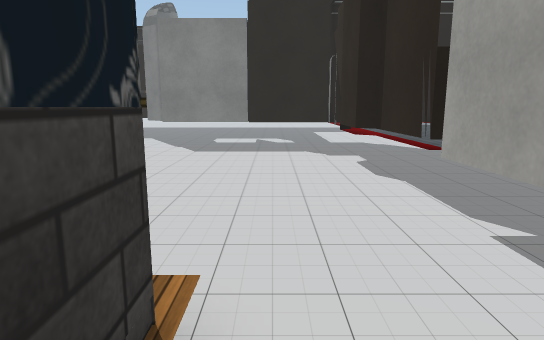
[1] (above)

24 first-person views from a walk through a 3-D level made in the Unity game engine. The camera is 1.4 m above the floor, tilts 10° down and sees 75° across. The floor is counted in squares, 1 m on a side. Each view is taken from the middle of a square. On the plan, view 1 faces up. The plan holds only what a view shows up to about 15 squares ahead; the rest is blank. The place goes on beyond the plan. The player is left out. Some animated figures are left out. Door leaves are left out, so doorways stand open. Some surface patterns are stand-ins.

[2]
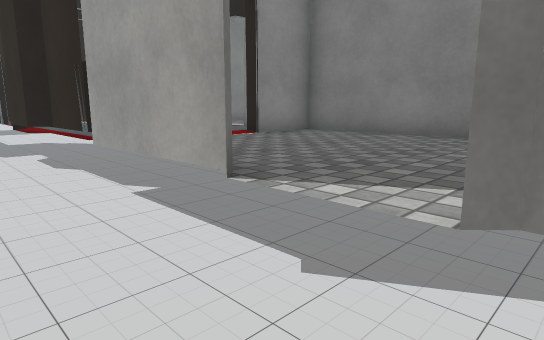

[3]
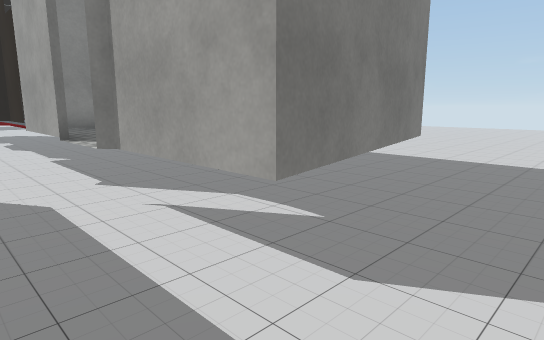

[4]
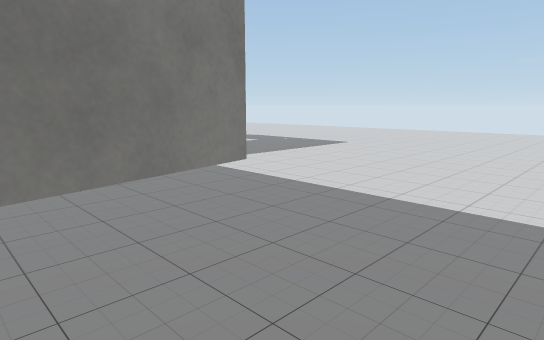

[5]
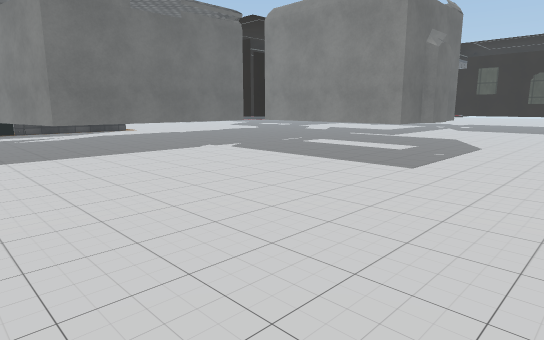

[6]
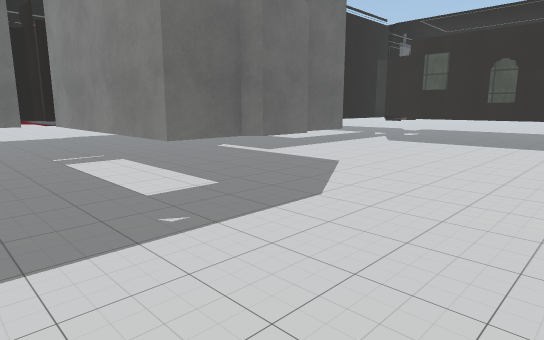

[7]
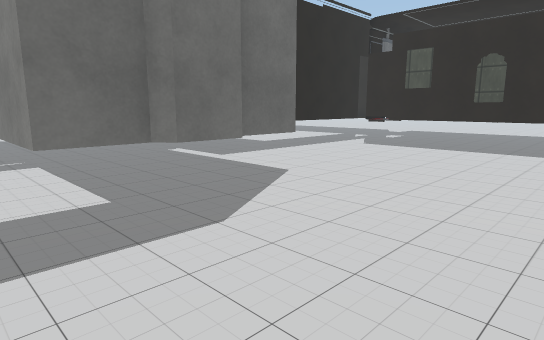

[8]
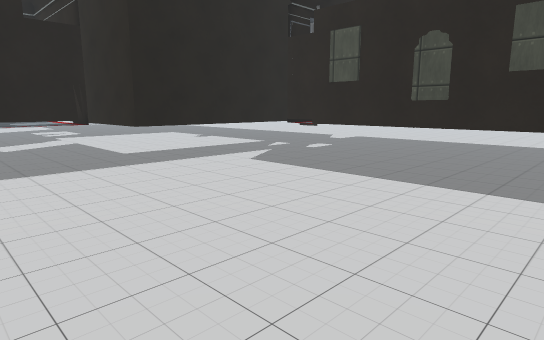

[9]
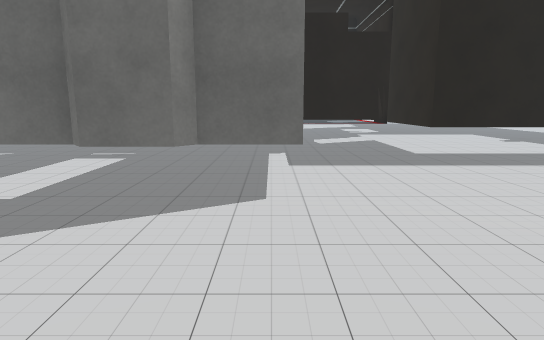

[10]
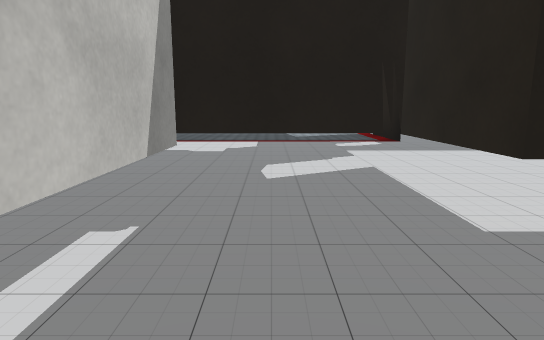

[11]
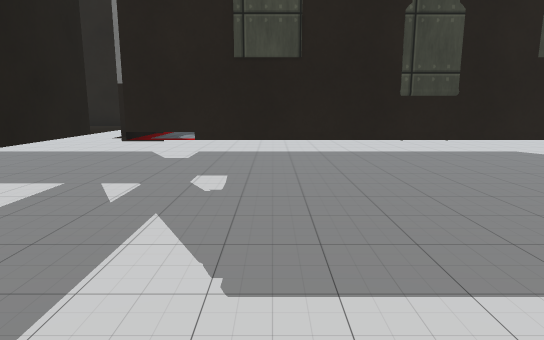

[12]
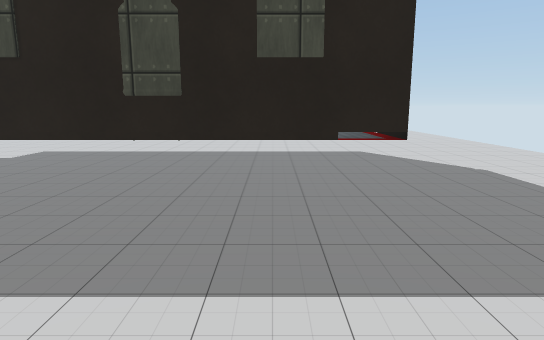

[13]
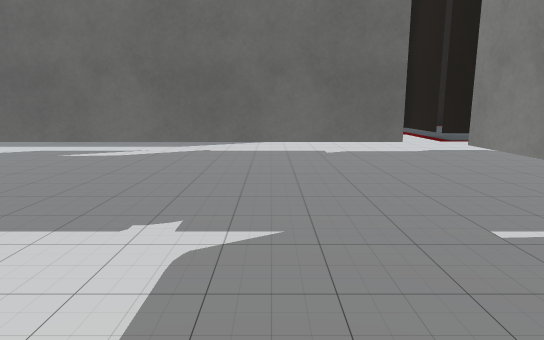

[14]
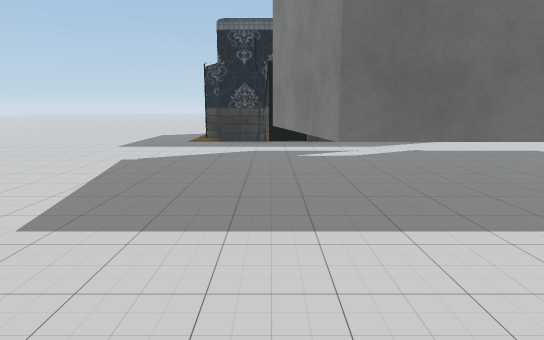

[15]
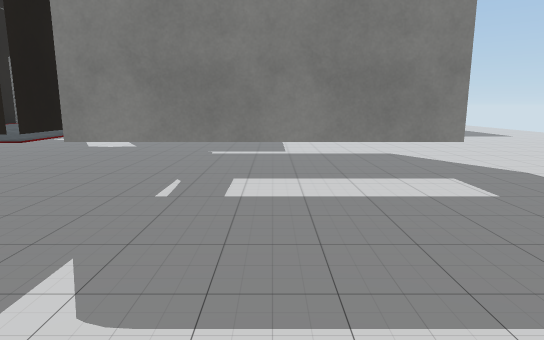

[16]
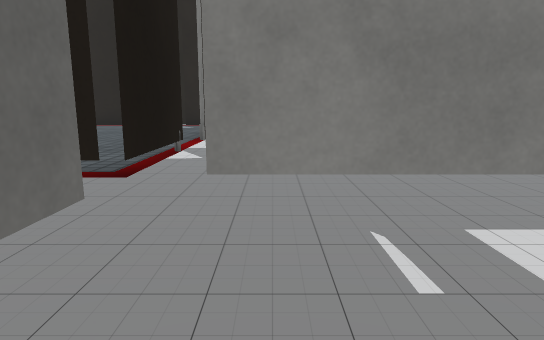

[17]
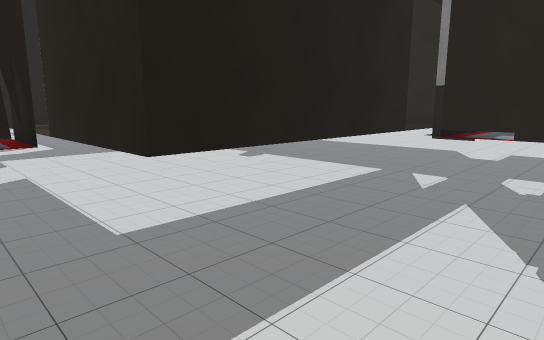

[18]
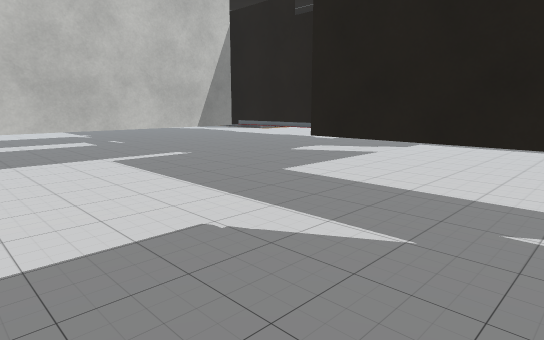

[19]
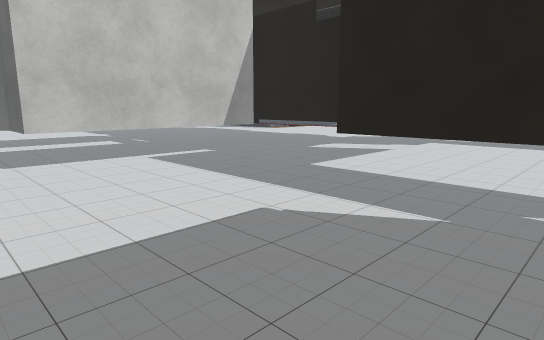

[20]
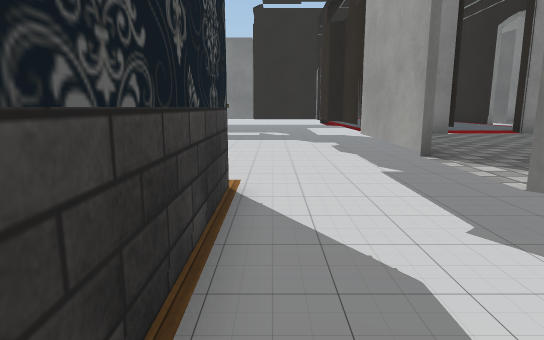

[21]
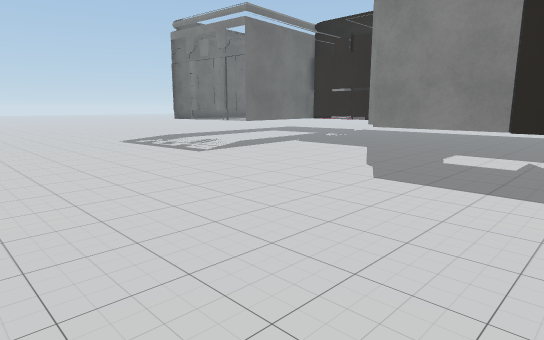

[22]
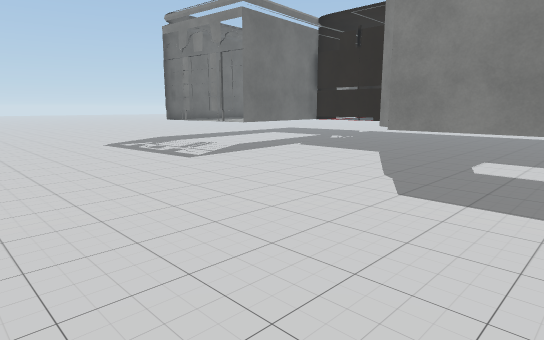

[23]
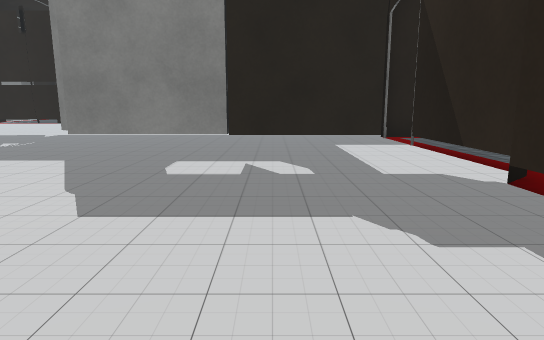

[24]
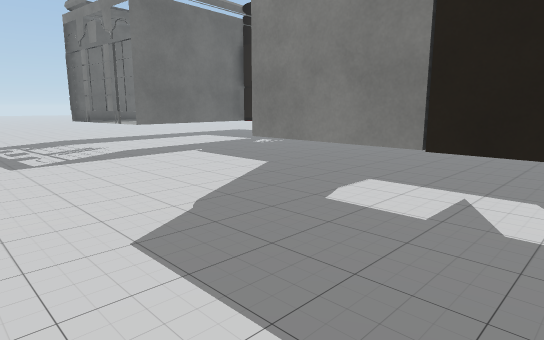

### Floor plan
Key: @ floor where view 1 was taken; # wall or solid block; x gap in a wall; . floor; D open door; ^ raised ledge; T thing the floor can be seen under or through.
Columns run from 17 left of view 1 to 21 right of it. Each row starts with its distance up from view 1.
 28                       .................
 27                       .................
 26                          ##x.
 25                           ^^
 24                           ^^
 23                            ^ ^        D
 22                            ^#^        ^
 21       ####      ^          ^###########
 20        ......^^^^          #...........
 19       #.....               #...........
 18       #....^    ^          #...........
 17       #....^    ^          #...........
 16    ^^ ^.....^   ^^^^       #...........
 15   x^x#.......^##^##^^^^^^^##..........
 14  ..................D^^^^^x.............
 13  ..................D^^^^^#.............
 12  ..................T^^^^^#.............
 11  ..................T^ ^^^#.............
 10 ...................T^^^^^^TTTTTTT......
  9 ...................#^^^^^^      T.....
  8 ...................#^ ^^^^       T.....
  7  ..................T^  ^^^      ^T.....
  6        ............T^^^^^^      T......
  5               .....x^^^^^#TTTTTT^......
  4                ....x^^^^^x.............
  3                 ...T^^^^^#............
  2                 #..T^^^^^#.............
  1                 #..T^^^^^#............
  0                 #@.^^^^^^#............
 -1                 #..^^^^  #............
 -2                 #..T     #.............
 -3                 #..T     #.............
 -4                 #..T TTTT..............
 -5                 #..T^..................
 -6                 #.....................
 -7                 #.............    ... .

Where each view was taken, in squares from view 1:
view 1: 0 up, 0 right, facing up
view 2: 2 down, 0 right, facing up-right
view 3: 7 down, 0 right, facing up-right
view 4: 7 down, 5 right, facing up-right
view 5: 7 down, 21 right, facing up-left
view 6: 2 up, 21 right, facing up-left
view 7: 4 up, 21 right, facing up-left
view 8: 10 up, 21 right, facing up-left
view 9: 10 up, 21 right, facing left
view 10: 12 up, 14 right, facing left
view 11: 14 up, 14 right, facing up
view 12: 14 up, 19 right, facing up
view 13: 2 up, 14 right, facing left
view 14: 5 down, 14 right, facing left
view 15: 1 down, 12 right, facing up
view 16: 2 up, 9 right, facing up
view 17: 13 up, 14 right, facing up-left
view 18: 20 up, 16 right, facing down-left
view 19: 20 up, 17 right, facing down-left
view 20: 4 down, 0 right, facing up
view 21: 5 up, 1 right, facing up-left
view 22: 6 up, 0 right, facing up-left
view 23: 7 up, 0 right, facing up
view 24: 10 up, 1 right, facing up-left
